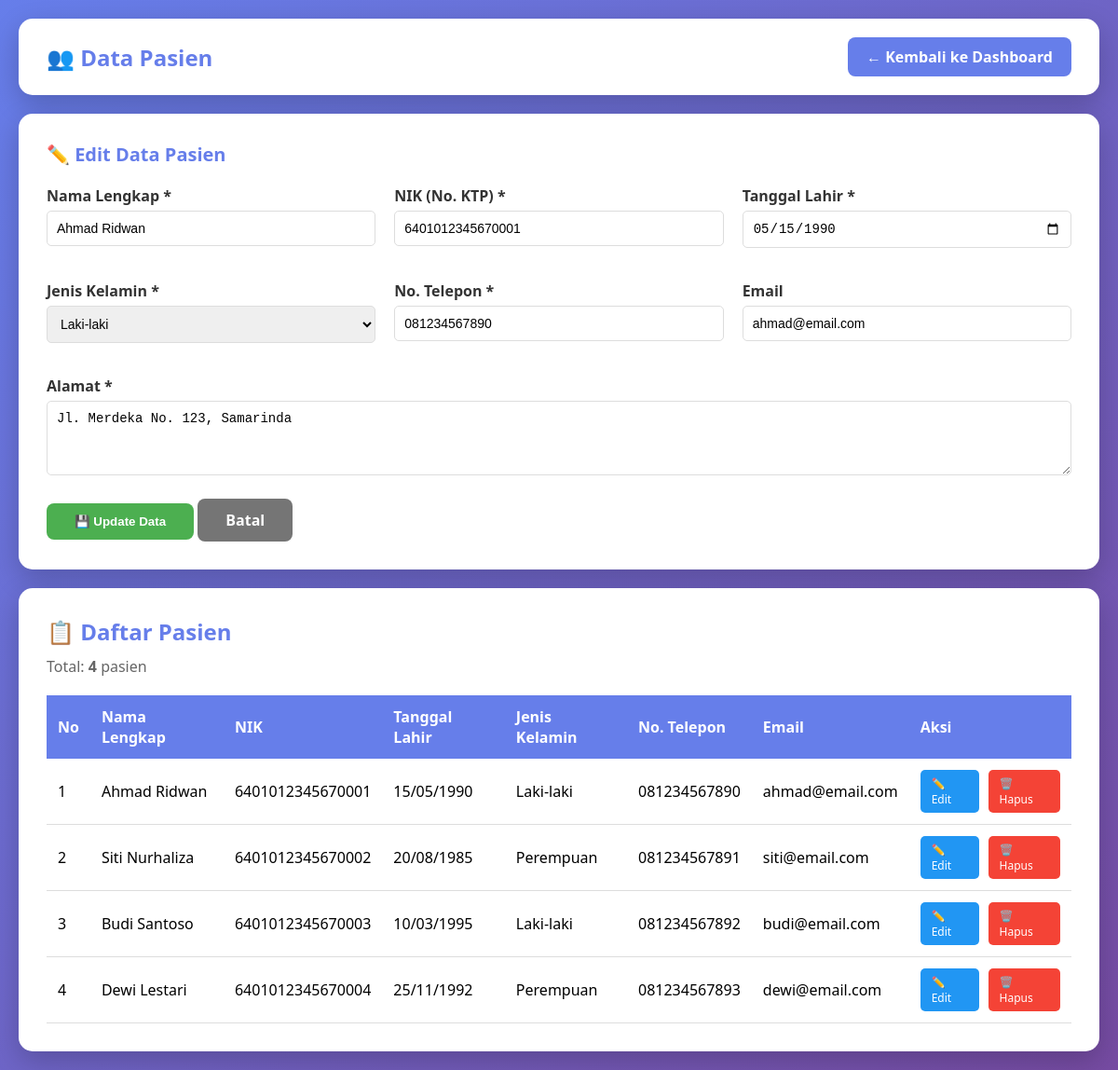
Page /pasien.php?edit=1 (signed in) on the committed database.
### tables this page shows
CREATE TABLE pasien (
    id INT AUTO_INCREMENT PRIMARY KEY,
    nama_lengkap VARCHAR(100) NOT NULL,
    nik VARCHAR(16) NOT NULL UNIQUE,
    tanggal_lahir DATE NOT NULL,
    jenis_kelamin ENUM('Laki-laki', 'Perempuan') NOT NULL,
    alamat TEXT NOT NULL,
    no_telepon VARCHAR(15) NOT NULL,
    email VARCHAR(100),
    created_at TIMESTAMP DEFAULT CURRENT_TIMESTAMP,
    updated_at TIMESTAMP DEFAULT CURRENT_TIMESTAMP ON UPDATE CURRENT_TIMESTAMP
);

### koneksi.php (called while the page is built, shortened)
<?php
$servername = "localhost";
$username = "root";
$password = "";
$dbname = "klinik_Sehat";
$conn = new mysqli($servername, $username, $password, $dbname);
mysqli_set_charset($conn, "utf8");
function clean_input($data) {
    global $conn;
    $data = trim($data);
    $data = stripslashes($data);
    $data = htmlspecialchars($data);
    $data = mysqli_real_escape_string($conn, $data);
    return $data;
}
?>

### pasien.php (the view, shortened to what this page needs)
<?php
require_once 'koneksi.php';
$edit_data = null;
if (isset($_GET['edit'])) {
    $edit_id = clean_input($_GET['edit']);
    $edit_query = "SELECT * FROM pasien WHERE id = '$edit_id' LIMIT 1";
    $edit_result = mysqli_query($conn, $edit_query);
    $edit_data = mysqli_fetch_assoc($edit_result);
}
$query = "SELECT * FROM pasien ORDER BY created_at DESC";
$result = mysqli_query($conn, $query);
?>
<!DOCTYPE html>
<html lang="id">
<head>
</head>
<body>
    <div class="container">
        <div class="header">
            <h1>👥 Data Pasien</h1>
            <a href="dashboard.php" class="back-btn">← Kembali ke Dashboard</a>
        </div>
        <div class="form-section">
            <h2><?php echo $edit_data ? '✏️ Edit Data Pasien' : '➕ Tambah Data Pasien'; ?></h2>
            <form method="POST" action="pasien.php">
                <div class="form-grid">
                    <div class="form-group">
                        <label>Nama Lengkap *</label>
                        <input type="text" name="nama_lengkap" value="<?php echo $edit_data['nama_lengkap'] ?? ''; ?>" required>
                    </div>
                    <div class="form-group">
                        <label>NIK (No. KTP) *</label>
                        <input type="text" name="nik" value="<?php echo $edit_data['nik'] ?? ''; ?>" maxlength="16" required>
                    </div>
                    <div class="form-group">
                        <label>Tanggal Lahir *</label>
                        <input type="date" name="tanggal_lahir" value="<?php echo $edit_data['tanggal_lahir'] ?? ''; ?>" required>
                    </div>
                    <div class="form-group">
                        <label>Jenis Kelamin *</label>
                        <select name="jenis_kelamin" required>
                            <option value="Laki-laki" <?php echo ($edit_data['jenis_kelamin'] ?? '') == 'Laki-laki' ? 'selected' : ''; ?>>Laki-laki</option>
                        </select>
                    </div>
                    <div class="form-group">
                        <label>No. Telepon *</label>
                        <input type="text" name="no_telepon" value="<?php echo $edit_data['no_telepon'] ?? ''; ?>" required>
                    </div>
                    <div class="form-group">
                        <label>Email</label>
                        <input type="email" name="email" value="<?php echo $edit_data['email'] ?? ''; ?>">
                    </div>
                </div>
                <div class="form-group" style="margin-top: 20px;">
                    <label>Alamat *</label>
                    <textarea name="alamat" required><?php echo $edit_data['alamat'] ?? ''; ?></textarea>
                </div>
                <div style="margin-top: 20px;">
                    <button type="submit" class="btn btn-primary">
                        <?php echo $edit_data ? '💾 Update Data' : '➕ Tambah Data'; ?>
                    </button>
                    <?php if ($edit_data): ?>
                        <a href="pasien.php" class="btn btn-secondary">Batal</a>
                    <?php endif; ?>
                </div>
            </form>
        </div>
        <div class="table-section">
            <h2 style="color: #667eea; margin-bottom: 10px;">📋 Daftar Pasien</h2>
            <p style="color: #666; margin-bottom: 20px;">Total: <strong><?php echo mysqli_num_rows($result); ?></strong> pasien</p>
            <table>
                <thead>
                    <tr>
                        <th>No</th>
                        <th>Nama Lengkap</th>
                        <th>NIK</th>
                        <th>Tanggal Lahir</th>
                        <th>Jenis Kelamin</th>
                        <th>No. Telepon</th>
                        <th>Email</th>
                        <th>Aksi</th>
                    </tr>
                </thead>
                <tbody>
                    <?php
                    $no = 1;
                    while ($row = mysqli_fetch_assoc($result)):
                    ?>
                    <tr>
                        <td><?php echo $no++; ?></td>
                        <td><?php echo htmlspecialchars($row['nama_lengkap']); ?></td>
                        <td><?php echo htmlspecialchars($row['nik']); ?></td>
                        <td><?php echo date('d/m/Y', strtotime($row['tanggal_lahir'])); ?></td>
                        <td><?php echo htmlspecialchars($row['jenis_kelamin']); ?></td>
                        <td><?php echo htmlspecialchars($row['no_telepon']); ?></td>
                        <td><?php echo htmlspecialchars($row['email']); ?></td>
                        <td>
                            <div class="action-buttons">
                                <a href="pasien.php?edit=<?php echo $row['id']; ?>" class="btn-edit">✏️ Edit</a>
                                <a href="pasien.php?delete=<?php echo $row['id']; ?>"
                                   class="btn-delete"
                                   onclick="return confirm('Yakin ingin menghapus data <?php echo htmlspecialchars($row['nama_lengkap']); ?>?')">
                                   🗑️ Hapus
                                </a>
                            </div>
                        </td>
                    </tr>
                    <?php endwhile; ?>
                </tbody>
            </table>
        </div>
    </div>
</body>
</html>

### pasien.php (style rules this page uses)
* { margin: 0; padding: 0; box-sizing: border-box; }
body { font-family: 'Segoe UI', Tahoma, Geneva, Verdana, sans-serif; background: linear-gradient(135deg, #667eea 0%, #764ba2 100%); min-height: 100vh; padding: 20px; }
.container { max-width: 1400px; margin: 0 auto; }
.header { background: white; border-radius: 15px; padding: 20px 30px; margin-bottom: 20px; box-shadow: 0 10px 30px rgba(0,0,0,0.2); display: flex; justify-content: space-between; align-items: center; }
.header h1 { color: #667eea; font-size: 24px; }
.back-btn { background: #667eea; color: white; padding: 10px 20px; border-radius: 8px; text-decoration: none; font-weight: bold; transition: all 0.3s; }
.form-section { background: white; border-radius: 15px; padding: 30px; margin-bottom: 20px; box-shadow: 0 10px 30px rgba(0,0,0,0.2); }
.form-section h2 { color: #667eea; margin-bottom: 20px; font-size: 20px; }
.form-grid { display: grid; grid-template-columns: repeat(auto-fit, minmax(300px, 1fr)); gap: 20px; }
.form-group { margin-bottom: 15px; }
.form-group label { display: block; margin-bottom: 5px; font-weight: bold; color: #333; }
.form-group input, .form-group select, .form-group textarea { width: 100%; padding: 10px; border: 1px solid #ddd; border-radius: 5px; font-size: 14px; }
.form-group textarea { resize: vertical; min-height: 80px; }
.btn { padding: 12px 30px; border: none; border-radius: 8px; font-weight: bold; cursor: pointer; transition: all 0.3s; text-decoration: none; display: inline-block; }
.btn-primary { background: #4CAF50; color: white; }
.btn-secondary { background: #757575; color: white; }
.table-section { background: white; border-radius: 15px; padding: 30px; box-shadow: 0 10px 30px rgba(0,0,0,0.2); overflow-x: auto; }
table { width: 100%; border-collapse: collapse; margin-top: 20px; }
th { background: #667eea; color: white; padding: 12px; text-align: left; font-weight: bold; }
td { padding: 12px; border-bottom: 1px solid #ddd; }
.action-buttons { display: flex; gap: 10px; }
.btn-edit { background: #2196F3; color: white; padding: 6px 12px; border-radius: 5px; text-decoration: none; font-size: 12px; }
.btn-delete { background: #f44336; color: white; padding: 6px 12px; border-radius: 5px; text-decoration: none; font-size: 12px; }

### rows in the picture
pasien: nama_lengkap "Ahmad Ridwan", nik "6401012345670001", tanggal_lahir "05/15/1990", jenis_kelamin "Laki-laki", no_telepon "081234567890", email "ahmad@email.com", alamat "Jl. Merdeka No. 123, Samarinda", tanggal_lahir "15/05/1990"
pasien: nama_lengkap "Siti Nurhaliza", nik "6401012345670002", tanggal_lahir "20/08/1985", jenis_kelamin "Perempuan", no_telepon "081234567891", email "siti@email.com"
pasien: nama_lengkap "Budi Santoso", nik "6401012345670003", tanggal_lahir "10/03/1995", jenis_kelamin "Laki-laki", no_telepon "081234567892", email "budi@email.com"
pasien: nama_lengkap "Dewi Lestari", nik "6401012345670004", tanggal_lahir "25/11/1992", jenis_kelamin "Perempuan", no_telepon "081234567893", email "dewi@email.com"

### other values in the picture
mysqli_num_rows($result) "4"
